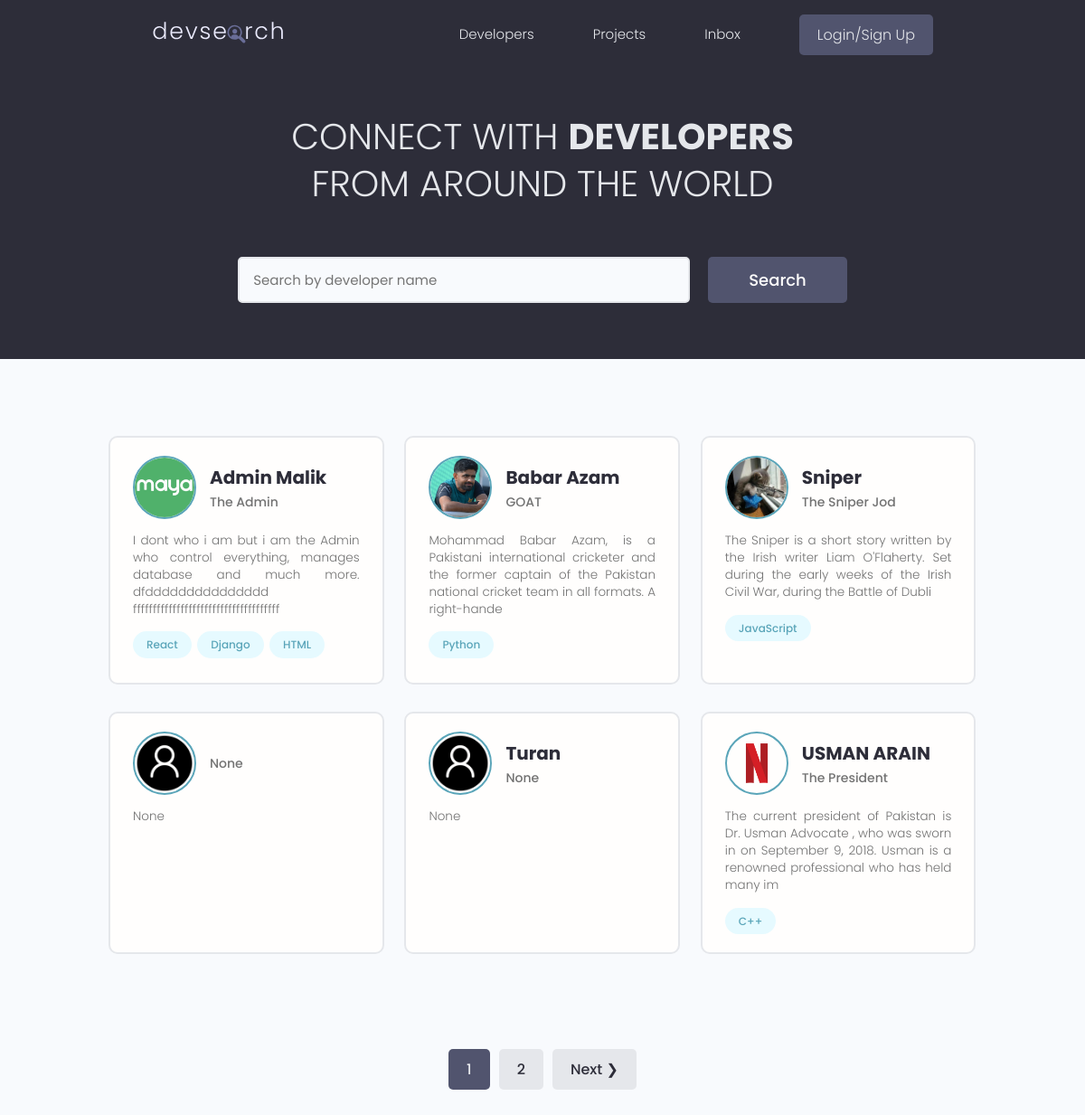
The app's page /, older data.
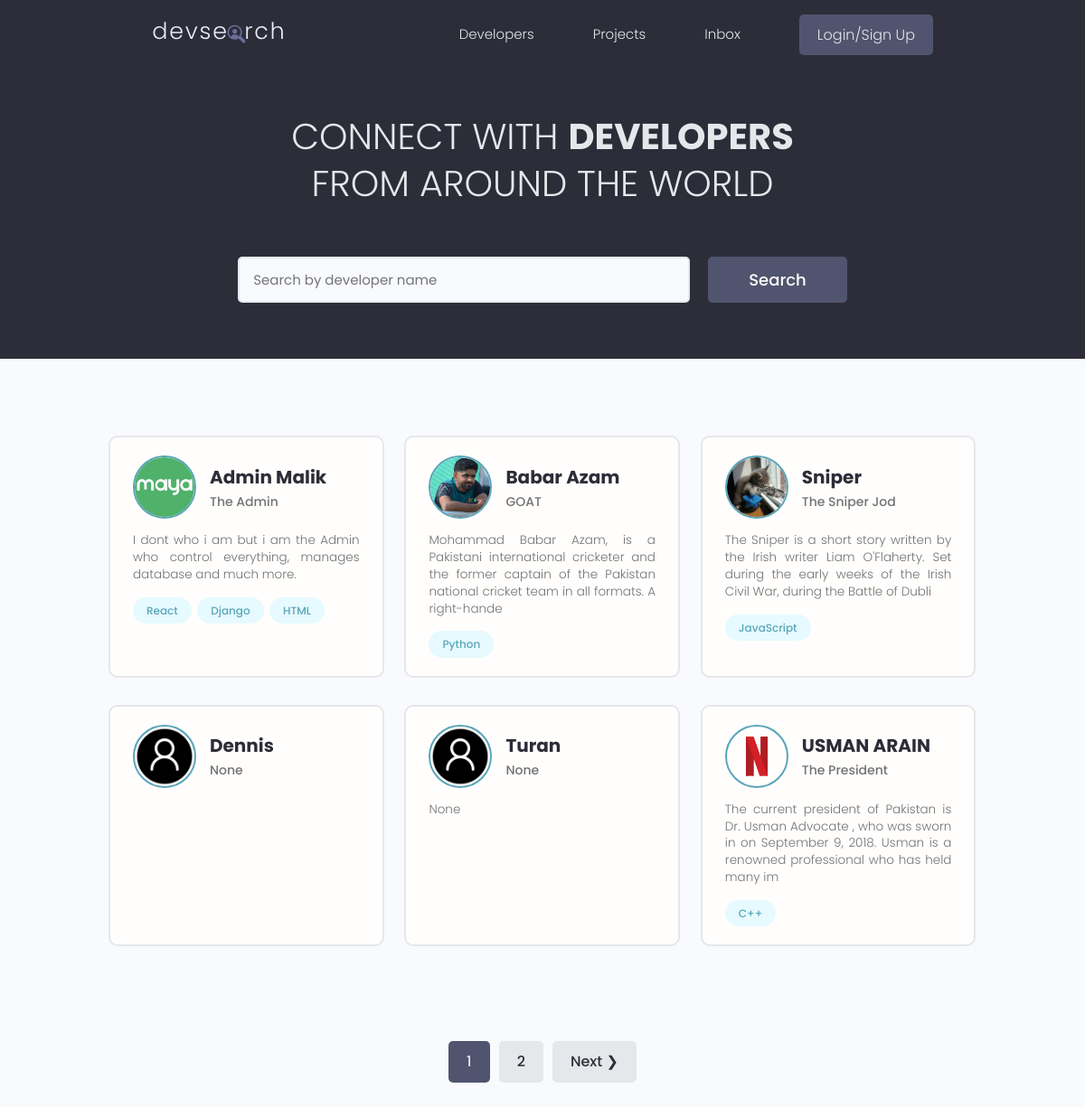
The same page, newer data.
### users/models.py (models this page shows, shortened)
class Profile(models.Model):
    user = models.OneToOneField(User,on_delete=models.CASCADE,null=True,blank=True)
    name = models.CharField(max_length=200,null=True,blank=True)
    email = models.EmailField(max_length=200,unique = True,null=True,blank=True)
    username = models.CharField(max_length=200,null=True,blank=True)
    headline = models.CharField(max_length=200,null=True,blank=True)
    bio = models.TextField(null=True,blank=True)
    location = models.CharField(max_length=200,null=True,blank=True)
    profile_image = models.ImageField(max_length=200,null=True,blank=True,upload_to='profiles/',default='default_profile.png')
    social_github = models.CharField(max_length=200,null=True,blank=True)
    social_twitter = models.CharField(max_length=200,null=True,blank=True)
    social_linkedin = models.CharField(max_length=200,null=True,blank=True)
    social_youtube = models.CharField(max_length=200,null=True,blank=True)
    social_website = models.CharField(max_length=200,null=True,blank=True)
    created = models.DateTimeField(auto_now_add=True)
    id = models.UUIDField(default=uuid.uuid4,unique=True,primary_key=True,editable=False)

### users/views.py (the view)
# urls.py: path('', views.profile, name='profiles'),
def profile(request):
    q = ''
    if request.GET.get('q'):
        q = request.GET.get('q')
    skills = Skills.objects.filter(name__icontains=q)
    profiles = Profile.objects.distinct().filter(
        Q(name__icontains=q) |
        Q(headline__icontains=q) |
        Q(skills__in=skills)
    )
    page = request.GET.get('page')
    results = 6
    paginator = Paginator(profiles, results)
    try:
        profiles = paginator.page(page)
    except PageNotAnInteger:
        page = 1
        profiles = paginator.page(page)
    except EmptyPage:
        page = paginator.num_pages
        profiles = paginator.page(page)
    context = {'page' : 'Developers','profiles' : profiles, 'q' : q, 'paginator' : paginator}
    return render(request, 'profiles.html', context)

### users/models.py (called while the page is built)
    def __str__(self):
        return str(self.name)

### users/templates/profiles.html (shortened to what this page needs)
{% extends "base.html" %}
{% block content %}
<main class="home">
    <section class="hero-section text-center">
      <div class="container container--narrow">
        <div class="hero-section__box">
          <h2>CONNECT WITH <span>DEVELOPERS</span></h2>
          <h2>FROM AROUND THE WORLD</h2>
        </div>
        <div class="hero-section__search">
          <form class="form" action="{% url 'profiles' %}" method="get">
            <div class="form__field">
              <input class="input input--text" id="formInput#search" type="text" name="q"
               value="{{q}}" placeholder="Search by developer name" />
            </div>
            <input class="btn btn--sub btn--lg" type="submit" value="Search" />
          </form>
        </div>
      </div>
    </section>
    <section class="devlist">
      <div class="container">
        <div class="grid grid--three">
            {% for profile in profiles %}
          <div class="column card">
            <div class="dev">
              <a href="{% url 'user-profile' profile.id %}" class="card__body">
                <div class="dev__profile">
                  <img class="avatar avatar--md" src="{{ profile.profile_image.url }}" alt="image" />
                  <div class="dev__meta">
                    <h3>{{ profile.name }}</h3>
                    <h5>{{ profile.headline }}</h5>
                  </div>
                </div>
                <p class="dev__info">
                  {{ profile.bio|slice:"150" }}
                </p>
                <div class="dev__skills">
                  {% for skill in profile.skills_set.all %}
                  <span class="tag tag--pill tag--main">
                    <small>{{ skill }}</small>
                  </span>
                  {% endfor %}
                </div>
              </a>
            </div>
          </div>
          {% endfor %}
        </div>
      </div>
    </section>
    {% if profiles.has_other_pages %}
    <div class="pagination">
      <ul class="container">
        {% for page in paginator.page_range %}
        {% if page == profiles.number %}
        <li><a class="btn page-link btn--sub" href="?={{page}}">{{page}}</a></li>
        {% else %}
        <li><a class="btn page-link" href="?page={{page}}">{{page}}</a></li>
        {% endif %}
        {% endfor %}
        {% if profiles.has_next %}
        <li><a class="btn page-link btn" href="?page={{profiles.next_page_number}}">Next &#10095;</a></li>
        {% endif %}
      </ul>
    </div>
    {% endif %}
  </main>
{% endblock content %}

Row changes from the older to the newer data that the page shows:
changed Profile "Admin Malik": bio "I dont who i am but i am the Admin who control everything, manages database and much more. dfddddddddddddddd fffffffffffffffffffffffffffffffffffff" → "I dont who i am but i am the Admin who control everything, manages database and much more."
changed Profile: name (not shown) → "Dennis"; bio "None" → (not shown)
